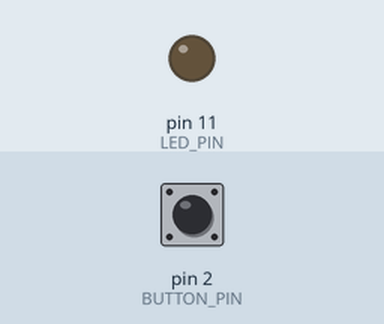
Simulated run of this sketch. Board: Arduino Uno, built with avr-gcc and run on an emulated ATmega328P. On the bench: output pins drawn as LEDs (lit = HIGH). The inputs (shaded band) are chosen by the test bench; at power-on: pin 2 (BUTTON_PIN) LOW.

Above: at 1.8 s.
1.9 s: pin 2 (BUTTON_PIN) pulled HIGH for 0.6 s
At 2.4 s:
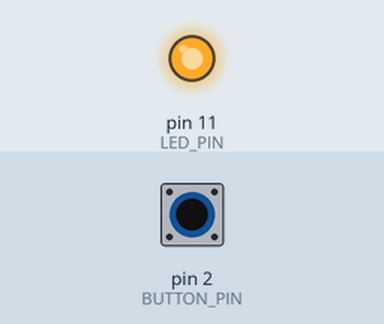
4.0 s: pin 2 (BUTTON_PIN) pulled HIGH for 3.2 s
At 8.1 s:
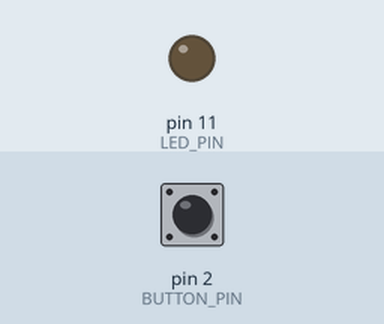
Timing chart, 0 to 9.6 s (numbered marks = the images above; inputs shaded):
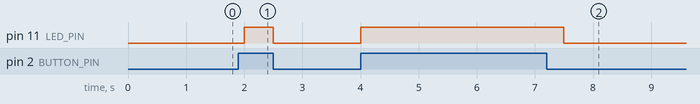

Measured:
- after the input at 1.9 s, pin 11 (LED_PIN): LOW → HIGH after 0.10 s, → LOW 0.50 s later
- after the input at 4.0 s, pin 11 (LED_PIN): LOW → HIGH at once, → LOW 3.5 s later

The sketch:

main.ino
```cpp
// C++ code
//
// Turn an LED on or off based on a button press.
// LED is on while button is pressed, off when released.
const byte BUTTON_PIN = 2;
const byte LED_PIN = 11;

void setup()
{
  pinMode(BUTTON_PIN, INPUT);
  pinMode(LED_PIN, OUTPUT);
}

void loop()
{
  if (digitalRead(BUTTON_PIN) == HIGH)
  {
    digitalWrite(LED_PIN, HIGH);
  }
  else
  {
    digitalWrite(LED_PIN, LOW);
  }
  delay(500);
}
```
